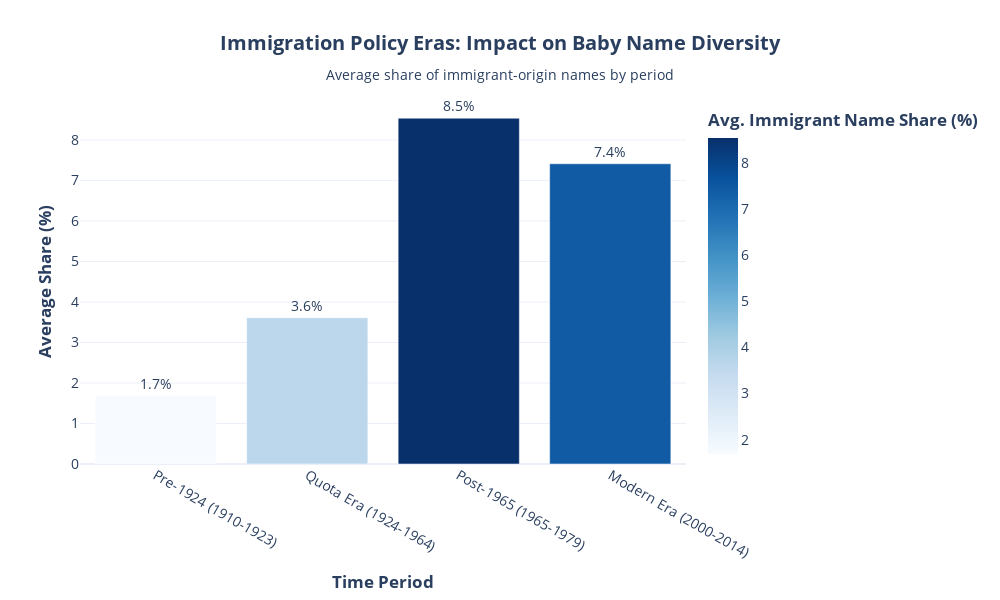

The notebook cell this image was saved under:
### Markdown cell above
## Chart 4: Before and After Comparison

### Code cell
# Calculate averages for key periods
periods = {
    'Pre-1924\n(1910-1923)': (1910, 1923),
    'Quota Era\n(1924-1964)': (1924, 1964),
    'Post-1965\n(1965-1979)': (1965, 1979),
    'Modern Era\n(2000-2014)': (2000, 2014)
}

period_averages = []
for period_name, (start, end) in periods.items():
    period_data = index_df[(index_df['Year'] >= start) & (index_df['Year'] <= end)]
    avg = period_data['Immigrant_Name_Share'].mean()
    period_averages.append({'Period': period_name, 'Immigrant_Share': avg})

period_df = pd.DataFrame(period_averages)

# Create bar chart
fig = px.bar(
    period_df,
    x='Period',
    y='Immigrant_Share',
    color='Immigrant_Share',
    color_continuous_scale='Blues',
    title='<b>Immigration Policy Eras: Impact on Baby Name Diversity</b><br>' +
          '<sub>Average share of immigrant-origin names by period</sub>',
    labels={'Immigrant_Share': '<b>Avg. Immigrant Name Share (%)</b>'},
    text='Immigrant_Share'
)

fig.update_traces(texttemplate='%{text:.1f}%', textposition='outside')

fig.update_layout(
    height=600,
    width=1000,
    template='plotly_white',
    title_x=0.5,
    title_font_size=20,
    font=dict(size=14),
    showlegend=False,
    xaxis_title='<b>Time Period</b>',
    yaxis_title='<b>Average Share (%)</b>'
)

fig.show()

# Save
fig.write_html(str(output_dir / '04_period_comparison.html'))
# fig.write_image(str(output_dir / '04_period_comparison.png'), width=1000, height=600)
print("Saved Chart 4: Period Comparison")

### Figure 1 — Plotly figure (JSON) as saved in the notebook; plotly's stock layout.template omitted (floating-point values rounded to 4 significant figures)
{"data": [{"hovertemplate": "Period=%{x}<br><b>Avg. Immigrant Name Share (%)</b>=%{marker.color}<extra></extra>", "legendgroup": "", "marker": {"color": [1.688, 3.61, 8.537, 7.413], "coloraxis": "coloraxis", "pattern": {"shape": ""}}, "name": "", "orientation": "v", "showlegend": false, "text": [1.688, 3.61, 8.537, 7.413], "textposition": "outside", "texttemplate": "%{text:.1f}%", "type": "bar", "x": ["Pre-1924\n(1910-1923)", "Quota Era\n(1924-1964)", "Post-1965\n(1965-1979)", "Modern Era\n(2000-2014)"], "xaxis": "x", "y": [1.688, 3.61, 8.537, 7.413], "yaxis": "y"}], "layout": {"barmode": "relative", "coloraxis": {"colorbar": {"title": {"text": "<b>Avg. Immigrant Name Share (%)</b>"}}, "colorscale": [[0, "rgb(247,251,255)"], [0.125, "rgb(222,235,247)"], [0.25, "rgb(198,219,239)"], [0.375, "rgb(158,202,225)"], [0.5, "rgb(107,174,214)"], [0.625, "rgb(66,146,198)"], [0.75, "rgb(33,113,181)"], [0.875, "rgb(8,81,156)"], [1, "rgb(8,48,107)"]]}, "font": {"size": 14}, "height": 600, "legend": {"tracegroupgap": 0}, "showlegend": false, "title": {"font": {"size": 20}, "text": "<b>Immigration Policy Eras: Impact on Baby Name Diversity</b><br><sub>Average share of immigrant-origin names by period</sub>", "x": 0.5}, "width": 1000, "xaxis": {"anchor": "y", "domain": [0, 1], "title": {"text": "<b>Time Period</b>"}}, "yaxis": {"anchor": "x", "domain": [0, 1], "title": {"text": "<b>Average Share (%)</b>"}}}}
